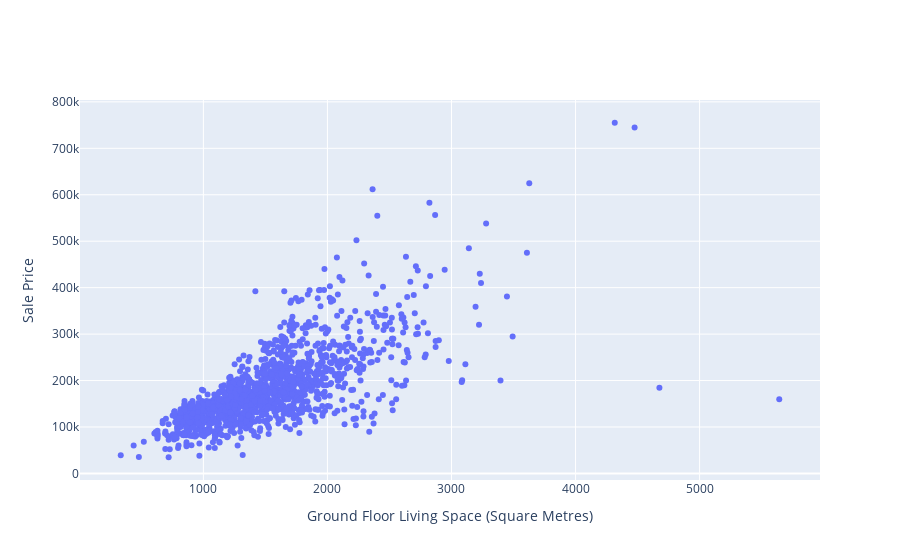

Source (notebook cell):
### Code cell
#filter for relevant columns
df_housing_data = df_train.loc[:,["GrLivArea","SalePrice"]]

#plot for visual inspection of selected variables

fig = go.Figure()

fig.add_trace(go.Scatter(
                x = df_housing_data.loc[:,"GrLivArea"],
                y = df_housing_data.loc[:,"SalePrice"],
                mode = 'markers'))

fig.update_layout(
            xaxis_title="Ground Floor Living Space (Square Metres)",
            yaxis_title="Sale Price")

fig.show()

### Figure 1 — Plotly figure (JSON) as saved in the notebook; plotly's stock layout.template omitted (floating-point values rounded to 4 significant figures; data arrays with more than 128 entries replaced by an {"elided": "..."} marker saying what was removed)
{"data": [{"mode": "markers", "type": "scatter", "x": {"elided": "1460 int values"}, "y": {"elided": "1460 int values"}}], "layout": {"autosize": true, "xaxis": {"autorange": true, "range": [14.68, 5961.0], "title": {"text": "Ground Floor Living Space (Square Metres)"}, "type": "linear"}, "yaxis": {"autorange": true, "range": [-17850.0, 807700.0], "title": {"text": "Sale Price"}, "type": "linear"}}}
